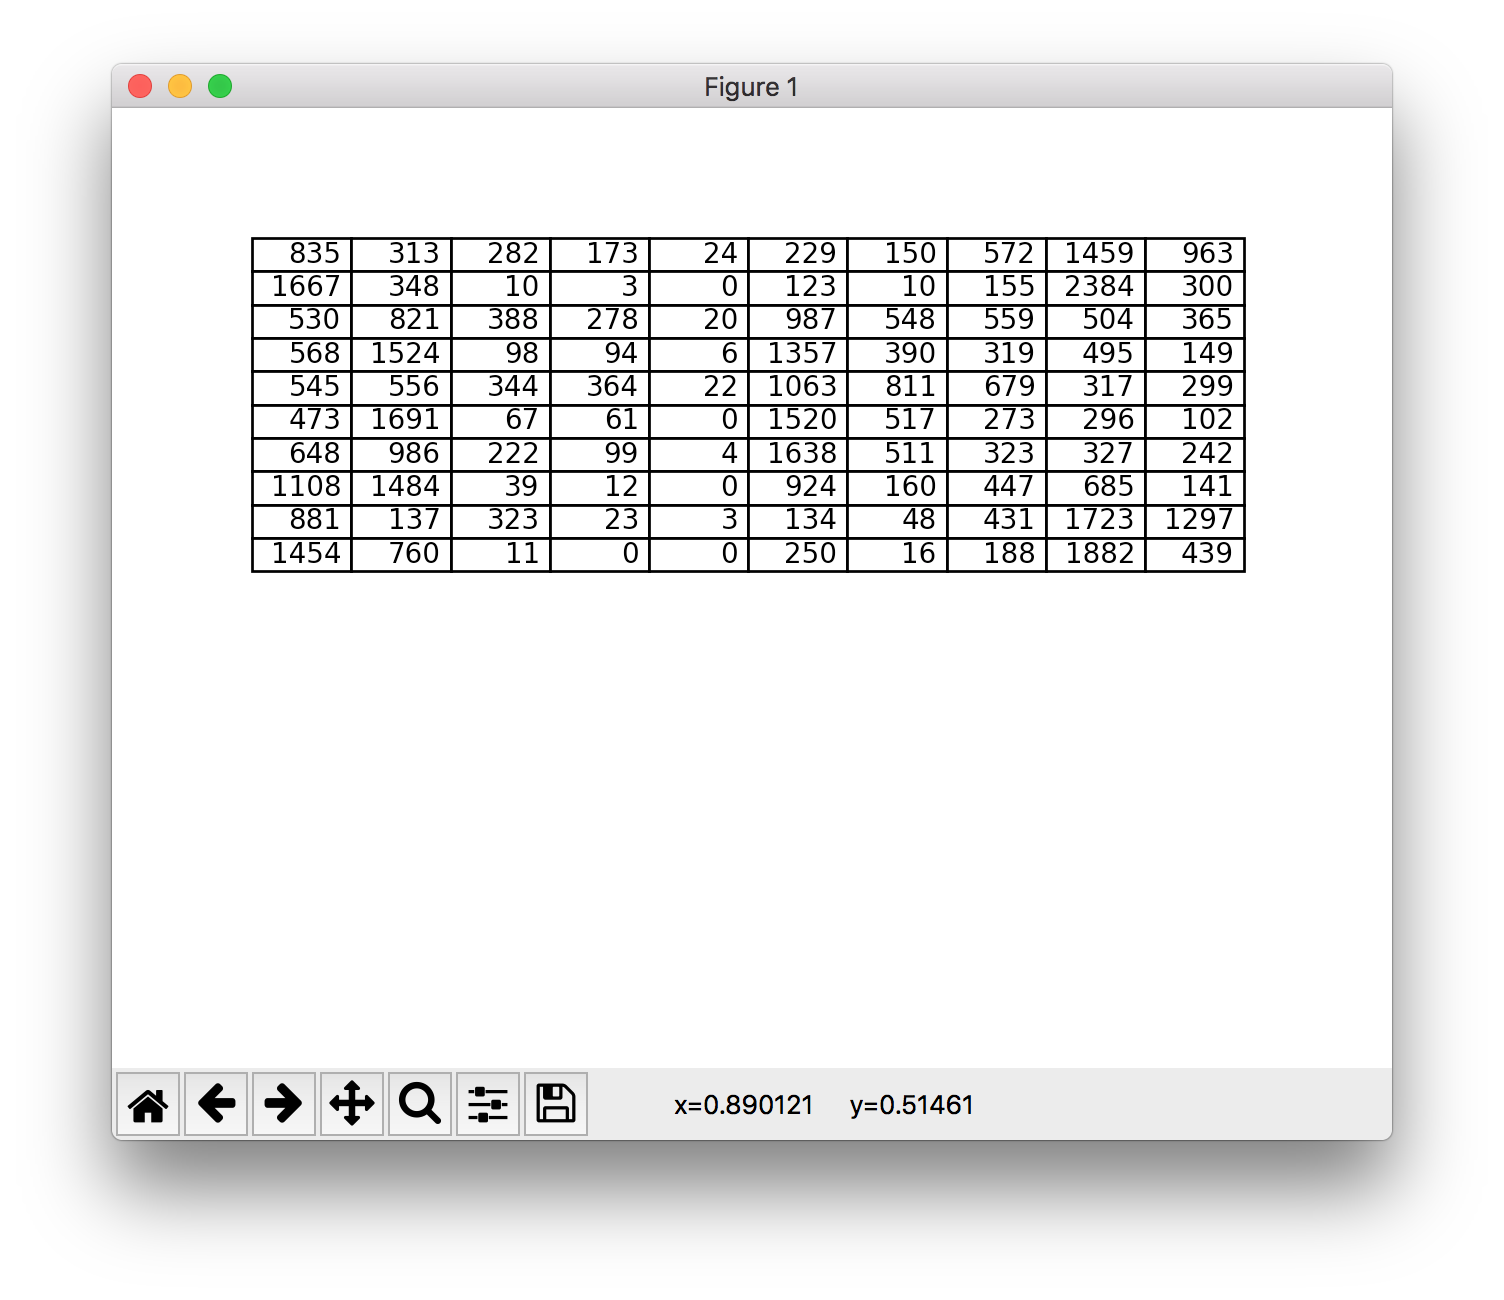

Generate this figure with Python:
from skimage import feature as ft, color, transform
import matplotlib.pyplot as plt
import cifar10
import numpy as np
import random

changed = True

def cal(a, b):
	return np.sqrt(np.sum(np.square(a-b)))

def cal_entropy(a):
	tt = np.zeros(10, np.int64)
	e = np.zeros(10, np.float64)
	for i in range(10):
		for j in range(10):
			tt[j] += a[i][j]
	for i in range(10):
		for j in range(10):
			pij = a[i][j] / tt[j]
			if pij == 0:
				continue
			e[j] -= pij * np.log(pij)
	ret = 0
	for i in range(10):
		ret += tt[i] * e[i]
	return ret / 50000

def k_means(features, labels, centers):
	global changed
	for i, fea in enumerate(features):
		minimum, ind = 1e10, 0
		for j, cen in enumerate(centers):
			dis = cal(fea, cen)
			if dis < minimum:
				minimum = dis
				ind = j + 1
		if labels[i] != ind:
			labels[i] = ind
			changed = True

	centers[:] = np.zeros([10, 324])
	num = np.zeros(10)
	for i, fea in enumerate(features):
		centers[labels[i]-1] += fea
		num[labels[i]-1] += 1
	for i in range(10):
		centers[i] /= num[i]


train_set = cifar10.load_data()

features = np.zeros([50000, 324])
labels = np.zeros(50000, np.uint8)
for i, img_RGB in enumerate(train_set[0]):
	pic = color.rgb2gray(transform.resize(img_RGB, (64, 64)))
	features[i] = ft.hog(pic, 9, (16, 16), (2, 2), block_norm='L2-Hys')

indexs = list(range(50000))
random.shuffle(indexs)
centers = np.copy(features[indexs[0:10]])
for i, ind in enumerate(indexs[0:10]):
	labels[ind] = i + 1

while changed:
	changed = False
	cen = np.copy(centers)
	k_means(features, labels, centers)
	print(cal(cen, centers))

print('Evaluating...')
val = np.zeros([10, 10], np.int64)
for i, y in enumerate(train_set[1]):
	val[y][labels[i]-1] += 1
my_table = plt.table(cellText=val, loc='best')
print('Entropy %.4f' % (cal_entropy(val)))
plt.axis('off')
plt.show()
